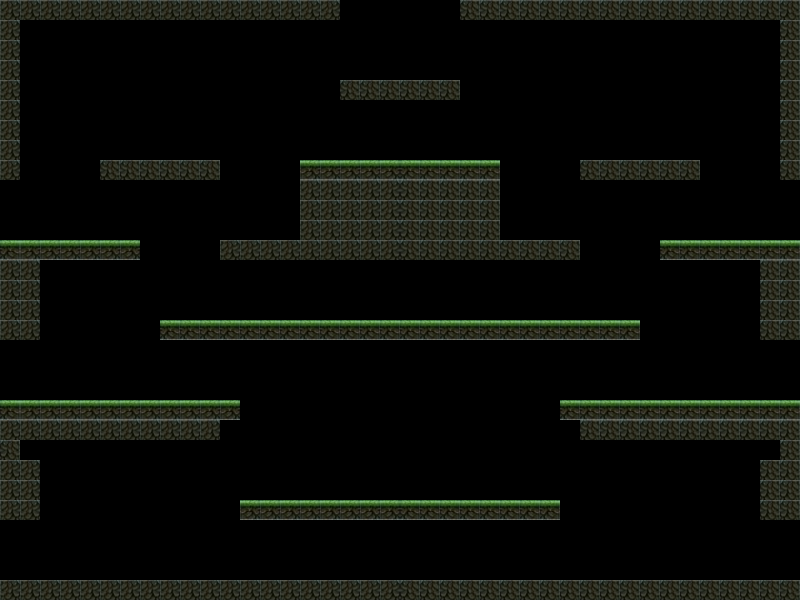

A 2D game scene composited from a Tiled map and its tileset images. What follows is a short description and the map's XML, with every tile layer's data as written:
An orthogonal 40x30 tile map with 20x20 px tiles, 1 tile layer (Ground) and 29 objects (LeftJump6, LeftJump5, LeftJump4, LeftJump3, LeftJump1, ...).

<map version="1.9" tiledversion="1.9.0" orientation="orthogonal" renderorder="right-down" width="40" height="30" tilewidth="20" tileheight="20" infinite="0" nextlayerid="6" nextobjectid="49">
 <tileset firstgid="1" source="download.tsx" />
 <layer id="1" name="Ground" width="40" height="30">
  <data encoding="csv">
2147483653,2147483653,2147483653,2147483653,2147483653,2147483653,2147483653,2147483653,2147483653,2147483653,2147483653,2147483653,2147483653,2147483653,2147483653,2147483653,2147483653,0,0,0,0,0,0,5,5,5,5,5,5,5,5,5,5,5,5,5,5,5,5,5,
2147483653,0,0,0,0,0,0,0,0,0,0,0,0,0,0,0,0,0,0,0,0,0,0,0,0,0,0,0,0,0,0,0,0,0,0,0,0,0,0,5,
2147483653,0,0,0,0,0,0,0,0,0,0,0,0,0,0,0,0,0,0,0,0,0,0,0,0,0,0,0,0,0,0,0,0,0,0,0,0,0,0,5,
2147483653,0,0,0,0,0,0,0,0,0,0,0,0,0,0,0,0,0,0,0,0,0,0,0,0,0,0,0,0,0,0,0,0,0,0,0,0,0,0,5,
2147483653,0,0,0,0,0,0,0,0,0,0,0,0,0,0,0,0,5,5,5,5,5,5,0,0,0,0,0,0,0,0,0,0,0,0,0,0,0,0,5,
2147483653,0,0,0,0,0,0,0,0,0,0,0,0,0,0,0,0,0,0,0,0,0,0,0,0,0,0,0,0,0,0,0,0,0,0,0,0,0,0,5,
2147483653,0,0,0,0,0,0,0,0,0,0,0,0,0,0,0,0,0,0,0,0,0,0,0,0,0,0,0,0,0,0,0,0,0,0,0,0,0,0,5,
2147483653,0,0,0,0,0,0,0,0,0,0,0,0,0,0,0,0,0,0,0,0,0,0,0,0,0,0,0,0,0,0,0,0,0,0,0,0,0,0,5,
2147483653,0,0,0,0,5,5,5,5,5,5,0,0,0,0,2147483650,2147483650,2147483650,2147483650,2147483650,2,2,2,2,2,0,0,0,0,5,5,5,5,5,5,0,0,0,0,5,
0,0,0,0,0,0,0,0,0,0,0,0,0,0,0,2147483653,2147483653,2147483653,2147483653,2147483653,5,5,5,5,5,0,0,0,0,0,0,0,0,0,0,0,0,0,0,0,
0,0,0,0,0,0,0,0,0,0,0,0,0,0,0,2147483653,2147483653,2147483653,2147483653,2147483653,5,5,5,5,5,0,0,0,0,0,0,0,0,0,0,0,0,0,0,0,
0,0,0,0,0,0,0,0,0,0,0,0,0,0,0,2147483653,2147483653,2147483653,2147483653,2147483653,5,5,5,5,5,0,0,0,0,0,0,0,0,0,0,0,0,0,0,0,
2,2147483650,2147483650,2147483650,2147483650,2147483650,2147483650,0,0,0,0,2147483653,2147483653,2147483653,2147483653,2147483653,2147483653,2147483653,2147483653,2147483653,5,5,5,5,5,5,5,5,5,0,0,0,0,2,2,2,2,2,2,2,
2147483653,2147483653,0,0,0,0,0,0,0,0,0,0,0,0,0,0,0,0,0,0,0,0,0,0,0,0,0,0,0,0,0,0,0,0,0,0,0,0,5,5,
2147483653,2147483653,0,0,0,0,0,0,0,0,0,0,0,0,0,0,0,0,0,0,0,0,0,0,0,0,0,0,0,0,0,0,0,0,0,0,0,0,5,5,
2147483653,2147483653,0,0,0,0,0,0,0,0,0,0,0,0,0,0,0,0,0,0,0,0,0,0,0,0,0,0,0,0,0,0,0,0,0,0,0,0,5,5,
2147483653,2147483653,0,0,0,0,0,0,2,2,2,2,2,2,2,2,2,2,2,2,2,2,2,2,2,2,2,2,2,2,2,2,0,0,0,0,0,0,5,5,
0,0,0,0,0,0,0,0,0,0,0,0,0,0,0,0,0,0,0,0,0,0,0,0,0,0,0,0,0,0,0,0,0,0,0,0,0,0,0,0,
0,0,0,0,0,0,0,0,0,0,0,0,0,0,0,0,0,0,0,0,0,0,0,0,0,0,0,0,0,0,0,0,0,0,0,0,0,0,0,0,
0,0,0,0,0,0,0,0,0,0,0,0,0,0,0,0,0,0,0,0,0,0,0,0,0,0,0,0,0,0,0,0,0,0,0,0,0,0,0,0,
2,2147483650,2147483650,2147483650,2147483650,2147483650,2147483650,2147483650,2147483650,2147483650,2147483650,2147483650,0,0,0,0,0,0,0,0,0,0,0,0,0,0,0,0,2,2,2,2,2,2,2,2,2,2,2,2,
2147483653,2147483653,2147483653,2147483653,2147483653,2147483653,2147483653,2147483653,2147483653,2147483653,2147483653,0,0,0,0,0,0,0,0,0,0,0,0,0,0,0,0,0,0,5,5,5,5,5,5,5,5,5,5,5,
5,0,0,0,0,0,0,0,0,0,0,0,0,0,0,0,0,0,0,0,0,0,0,0,0,0,0,0,0,0,0,0,0,0,0,0,0,0,0,5,
2147483653,2147483653,0,0,0,0,0,0,0,0,0,0,0,0,0,0,0,0,0,0,0,0,0,0,0,0,0,0,0,0,0,0,0,0,0,0,0,0,5,5,
2147483653,2147483653,0,0,0,0,0,0,0,0,0,0,0,0,0,0,0,0,0,0,0,0,0,0,0,0,0,0,0,0,0,0,0,0,0,0,0,0,5,5,
2147483653,2147483653,0,0,0,0,0,0,0,0,0,0,2147483650,2147483650,2147483650,2147483650,2147483650,2147483650,2147483650,2147483650,2,2,2,2,2,2,2,2,0,0,0,0,0,0,0,0,0,0,5,5,
0,0,0,0,0,0,0,0,0,0,0,0,0,0,0,0,0,0,0,0,0,0,0,0,0,0,0,0,0,0,0,0,0,0,0,0,0,0,0,0,
0,0,0,0,0,0,0,0,0,0,0,0,0,0,0,0,0,0,0,0,0,0,0,0,0,0,0,0,0,0,0,0,0,0,0,0,0,0,0,0,
0,0,0,0,0,0,0,0,0,0,0,0,0,0,0,0,0,0,0,0,0,0,0,0,0,0,0,0,0,0,0,0,0,0,0,0,0,0,0,0,
2147483653,2147483653,2147483653,2147483653,2147483653,2147483653,2147483653,2147483653,2147483653,2147483653,2147483653,2147483653,2147483653,2147483653,2147483653,2147483653,2147483653,2147483653,2147483653,2147483653,5,5,5,5,5,5,5,5,5,5,5,5,5,5,5,5,5,5,5,5
</data>
 </layer>
 <objectgroup id="5" name="JumpPoint">
  <object id="32" name="LeftJump6" x="260" y="500">
   <point />
  </object>
  <object id="33" name="LeftJump5" x="660" y="400">
   <point />
  </object>
  <object id="34" name="LeftJump4" x="600" y="320">
   <point />
  </object>
  <object id="35" name="LeftJump3" x="720" y="240">
   <point />
  </object>
  <object id="36" name="LeftJump1" x="480" y="160">
   <point />
  </object>
  <object id="38" name="LeftJump7" x="580" y="580">
   <point />
  </object>
  <object id="39" name="LeftJump2" x="240" y="240">
   <point />
  </object>
  <object id="40" name="RightJump3" x="80" y="240">
   <point />
  </object>
  <object id="41" name="RightJump2" x="560" y="240">
   <point />
  </object>
  <object id="42" name="RightJump8" x="640" y="320">
   <point />
  </object>
  <object id="43" name="RightJump5" x="140" y="400">
   <point />
  </object>
  <object id="44" name="RightJump6" x="540" y="500">
   <point />
  </object>
  <object id="45" name="RightJump7" x="220" y="580">
   <point />
  </object>
  <object id="46" name="RightJump4" x="198.759" y="317.708">
   <point />
  </object>
  <object id="47" name="RightJump1" x="320" y="160">
   <point />
  </object>
  <object id="48" name="LeftJump8" x="160" y="320">
   <point />
  </object>
 </objectgroup>
 <objectgroup id="2" name="RightSpawn">
  <object id="13" name="RightSpawn3-B" x="800" y="580">
   <point />
  </object>
  <object id="14" name="RightSpawn3-A" x="800" y="520">
   <point />
  </object>
  <object id="15" name="RightSpawn2-B" x="800" y="400">
   <point />
  </object>
  <object id="16" name="RightSpawn2-A" x="800" y="340">
   <point />
  </object>
  <object id="17" name="RightSpawn1-A" x="800" y="180">
   <point />
  </object>
  <object id="18" name="RightSpawn1-B" x="800" y="240">
   <point />
  </object>
 </objectgroup>
 <objectgroup id="3" name="LeftSpawn">
  <object id="25" name="LeftSpawn1-A" x="0" y="180">
   <point />
  </object>
  <object id="26" name="LeftSpawn1-B" x="0" y="240">
   <point />
  </object>
  <object id="27" name="LeftSpawn2-A" x="0" y="340">
   <point />
  </object>
  <object id="28" name="LeftSpawn2-B" x="0" y="400">
   <point />
  </object>
  <object id="29" name="LeftSpawn3-A" x="0" y="520">
   <point />
  </object>
  <object id="30" name="LeftSpawn3-B" x="0" y="580">
   <point />
  </object>
 </objectgroup>
 <objectgroup id="4" name="TopSpawn">
  <object id="31" name="TopSpawn" x="400" y="0">
   <point />
  </object>
 </objectgroup>
</map>